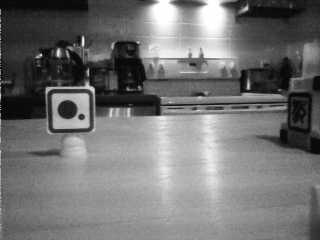
#> input picture EnsembleA/Cercles/Cercle2/105_Cercle2.jpg, 320 x 240 px; its folder holds only this picture in this run
$ jupyter execute --allow-errors LOG635_Lab2_parties1a4.ipynb
#> lines starting #> are read from the running program, lines starting #| are printed output that depends on the picture; after the words box and inside, x2 and y2 are one past the last pixel; in counts of white or black regions, pixels touching at a corner belong together
# LOG635 – Laboratoire 2 : création de l'EnsembleB
**Parties 1 à 4 :** préparation de l'EnsembleB, prétraitement (taille + ROI), altérations / augmentation, extraction des caractéristiques.

[cell 1]
# ABSOLUTE PATH DU SCRIPT SUR LE ROBOT : /chemin/absolu/vers/le/script/sur/le/robot.py   <-- À COMPLÉTER
from pathlib import Path
from collections import Counter
import random
import pickle
import shutil

import cv2
import imutils
import numpy as np
import matplotlib.pyplot as plt

---
## 0 | PARAMÈTRES
Tout ce qu'il faut modifier est dans la cellule suivante.

[cell 2]
# ----- Chemins -----
DATA_DIR = Path.cwd() / "EnsembleA"            # dossier EnsembleA (Cercles/, Triangles/, Hexagones/, Diamants/)
OUT_DIR  = Path.cwd() / "EnsembleB_pretraite"  # images prétraitées, classées par étiquette (à remettre dans le .zip)

# ----- Reproductibilité -----
SEED = 42
random.seed(SEED)
np.random.seed(SEED)
rng = np.random.default_rng(SEED)

# ----- Partie 1 : choix des symboles (>= 8) -----
SELECTED_LABELS = ["Cercle2", "Cercle5",
                   "Triangle2", "Triangle5",
                   "Hexagone2", "Hexagone5",
                   "Diamant2", "Diamant5"]
N_PER_SYMBOL = 10          # nombre d'images ORIGINALES retenues par symbole
EXCLUDE_FILES = set()      # ex. {"12_Diamant5.jpg"} pour écarter une image floue/mauvaise

# ----- Partie 2 : prétraitement -----
RESIZE_FACTOR = 0.5        # 0.5 => ex. 320x140 -> 160x70 (None pour désactiver)
ROI_SIZE = (64, 64)        # (largeur, hauteur) FINALE de la ROI : identique pour toutes les images
ROI_MARGIN = 0.08          # marge ajoutée autour de la boîte englobante (8 %)
MIN_ROI_AREA_RATIO = 0.02  # contour plus petit que 2 % de l'image => ROI jugée invalide (repli sur l'image entière)

# ----- Partie 3 : altérations -----
APPLY_BLUR = False         # flou gaussien appliqué à TOUTES les images (optionnel)
BLUR_KERNEL = (3, 3)
N_AUG_PER_IMAGE = 20       # images générées par image originale (au moins 100 au total exigé)
USE_FLIPS = False          # retournements : désactivés par défaut (le robot ne verra pas de marqueurs en miroir)

# ----- Partie 4 : caractéristiques -----
USE_EXTRA_FEATURES = True  # ajoute : nombre de formes + excentricité de la plus grande forme
MAX_SHAPES = 10            # constante de normalisation du nombre de formes

[cell 3]
def show_grid(images, titles=None, ncols=8, size=2.0):
    """Affiche une grille d'images en niveaux de gris."""
    n = len(images)
    nrows = int(np.ceil(n / ncols))
    fig, axes = plt.subplots(nrows, ncols, figsize=(ncols * size, nrows * size))
    axes = np.atleast_1d(axes).ravel()
    for ax in axes:
        ax.axis("off")
    for i, (ax, im) in enumerate(zip(axes, images)):
        ax.imshow(im, cmap="gray", vmin=0, vmax=255)
        if titles is not None:
            ax.set_title(titles[i], fontsize=8)
    plt.tight_layout()
    plt.show()

---
## 1 | PRÉPARATION DE L'ENSEMBLEB
Sélection d'au moins 8 symboles dans l'EnsembleA, avec `N_PER_SYMBOL` images par symbole.

**Justification du choix des symboles** *(à compléter pour le rapport)* :
> - 4 formes différentes (cercle, triangle, hexagone, diamant) × 2 valeurs (2 et 5) : ...
> - Pourquoi 2 et 5 : ...
> - Compromis nombre de classes / difficulté : ...

[cell 4]
def natural_key(path):
    """Trie '2_Diamant5.jpg' avant '10_Diamant5.jpg'."""
    digits = "".join(ch for ch in path.stem.split("_")[0] if ch.isdigit())
    return int(digits) if digits else 0


def collect_images(label):
    """Toutes les images d'un symbole, quel que soit son dossier parent (Triangles/, Diamants/, ...)."""
    folders = [d for d in DATA_DIR.glob(f"*/{label}") if d.is_dir()]
    if not folders:
        raise FileNotFoundError(f"Aucun dossier '{label}' trouvé sous {DATA_DIR}")
    files = [f for d in folders for f in d.iterdir()
             if f.suffix.lower() in {".jpg", ".jpeg", ".png"} and f.name not in EXCLUDE_FILES]
    return sorted(files, key=natural_key)


selection = []   # liste de (chemin, étiquette, numéro de classe, id de l'image originale)
#> (the rest of this cell did not finish here and is left out)

[cell 5]
# Vérification visuelle des originaux sélectionnés (écarter les mauvaises images via EXCLUDE_FILES puis relancer)
originals = [cv2.imread(str(p), cv2.IMREAD_GRAYSCALE) for p, _, _, _ in selection]
#> originals = 1 item
print("Tailles originales rencontrées (largeur x hauteur) :",
      Counter((im.shape[1], im.shape[0]) for im in originals if im is not None))
#| Tailles originales rencontrées (largeur x hauteur) : Counter({(320, 240): 1})
show_grid(originals, [f"{p.name}" for p, _, _, _ in selection], ncols=8, size=2.2)
#> in show_grid, `n = len(images)`: n = 1
#> the loop in show_grid, `for ax in axes:` made 8 passes
#> the loop in show_grid, `for i, (ax, im) in enumerate(zip(axes, images)):` made 1 pass

---
## 2 | PRÉTRAITEMENT DES IMAGES
1. **Niveaux de gris** (lecture avec `cv2.IMREAD_GRAYSCALE`) : un canal au lieu de trois, moins de caractéristiques.
2. **Réduction de taille** par `RESIZE_FACTOR` (`INTER_AREA`, recommandé pour réduire).
3. **Extraction automatique de la ROI** avec OpenCV :
   flou gaussien → seuillage d'Otsu → fond mis à noir (polarité détectée sur les bords) → fermeture morphologique → contours externes → boîte englobante du plus grand contour (+ marge).
   Si aucun contour valable n'est trouvé, on conserve l'image entière (et on le signale).
4. **Redimensionnement de la ROI** à `ROI_SIZE` : toutes les images ont exactement le même nombre de pixels.

[cell 6]
def resize_image(img, factor):
    if factor is None or factor == 1:
        return img
    h, w = img.shape[:2]
    return cv2.resize(img, (max(1, int(w * factor)), max(1, int(h * factor))), interpolation=cv2.INTER_AREA)


def binarize(gray):
    """Image binaire : forme en blanc (255), fond en noir (0)."""
    blurred = cv2.GaussianBlur(gray, (5, 5), 0)
    _, th = cv2.threshold(blurred, 0, 255, cv2.THRESH_BINARY + cv2.THRESH_OTSU)
    # Polarité : si les bords sont majoritairement blancs, c'est que le fond est blanc -> on inverse
    border = np.concatenate([th[0, :], th[-1, :], th[:, 0], th[:, -1]])
    if border.mean() > 127:
        th = cv2.bitwise_not(th)
    return th


def extract_roi(gray):
    """Retourne (roi, boîte (x0, y0, x1, y1), succès)."""
    h, w = gray.shape
    th = binarize(gray)
    th = cv2.morphologyEx(th, cv2.MORPH_CLOSE, np.ones((3, 3), np.uint8))
    cnts = cv2.findContours(th, cv2.RETR_EXTERNAL, cv2.CHAIN_APPROX_SIMPLE)
    cnts = imutils.grab_contours(cnts)
    if cnts:
        c = max(cnts, key=cv2.contourArea)
        if cv2.contourArea(c) >= MIN_ROI_AREA_RATIO * h * w:
            x, y, bw, bh = cv2.boundingRect(c)
            mx, my = int(bw * ROI_MARGIN), int(bh * ROI_MARGIN)
            x0, y0 = max(0, x - mx), max(0, y - my)
            x1, y1 = min(w, x + bw + mx), min(h, y + bh + my)
            return gray[y0:y1, x0:x1], (x0, y0, x1, y1), True
    return gray, (0, 0, w, h), False

[cell 7]
# base_records : une entrée par image ORIGINALE prétraitée
base_records = []
debug_imgs, debug_titles = [], []
n_fail = 0

for (path, label, class_num, group), gray in zip(selection, originals):
    if gray is None:
        print(f"[!] Lecture impossible : {path}")
        continue
    small = resize_image(gray, RESIZE_FACTOR)
    roi, (x0, y0, x1, y1), ok = extract_roi(small)
    if not ok:
        n_fail += 1
        print(f"[!] ROI non trouvée pour {path.name} -> image entière conservée")
    roi = cv2.resize(roi, ROI_SIZE, interpolation=cv2.INTER_AREA)

    base_records.append({"img": roi, "label": label, "class_num": class_num,
                         "group": group, "is_aug": False, "name": path.stem})

    dbg = small.copy()
    cv2.rectangle(dbg, (x0, y0), (x1 - 1, y1 - 1), 255, 1)
    debug_imgs += [dbg, roi]
    debug_titles += [f"{label} (détection)", f"{label} (ROI)"]
#> this loop made 1 pass
#> (label, class_num, group, x in extract_roi, y in extract_roi, bw in extract_roi) on pass 1: ('Cercle2', 0, 0, 0, 41, 160)
#> pass 1, `small = resize_image(gray, RESIZE_FACTOR)`:
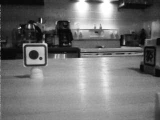
#> small: shape (120, 160); min 5, max 255, mean 114.5
#> pass 1, in binarize, `blurred = cv2.GaussianBlur(gray, (5, 5), 0)`:
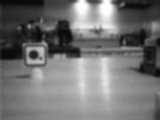
#> blurred: shape (120, 160); min 10, max 254, mean 114.4
#> pass 1, in binarize, `_, th = cv2.threshold(blurred, 0, 255, cv2.THRESH_BINARY + cv2.THRESH_..`:
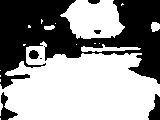
#> th: shape (120, 160); 58.2% white; 7 black regions (1 under 20 px), largest, box (x1, y1, x2, y2) and area: (0, 0, 160, 89) 7495, (0, 92, 18, 120) 197, (148, 94, 160, 120) 190, (29, 50, 39, 59) 70, (88, 0, 100, 4) 40, (94, 30, 101, 34) 23
#> pass 1, in extract_roi, `th = cv2.morphologyEx(th, cv2.MORPH_CLOSE, np.ones((3, 3), np.uint8))`:
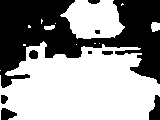
#> th: shape (120, 160); 59% white; 9 black regions (2 under 20 px), largest, box (x1, y1, x2, y2) and area: (0, 0, 160, 88) 7327, (149, 95, 160, 120) 186, (1, 108, 17, 120) 132
#> after the loop:
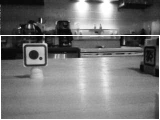
#> dbg: shape (120, 160); min 5, max 255, mean 118.5
#> after the loop, base_records = 1 item; debug_imgs = 2 items; n_fail = 0

print(f"\n{len(base_records)} images prétraitées, {n_fail} ROI en échec.")
#| 1 images prétraitées, 0 ROI en échec.
show_grid(debug_imgs[:32], debug_titles[:32], ncols=8, size=2.2)   # contrôle visuel des 16 premières
#> call 2 of show_grid, with ncols = 8, size = 2.2
#> in show_grid (call 2), `n = len(images)`: n = 2
#> the loop in show_grid (call 2), `for ax in axes:` made 8 passes
#> the loop in show_grid (call 2), `for i, (ax, im) in enumerate(zip(axes, images)):` made 2 passes
#> in show_grid (call 2), `plt.show()`:
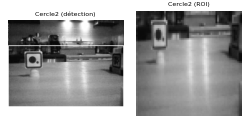
#> figure drawn by matplotlib, 2 panels

---
## 3 | ALTÉRATIONS D'IMAGES
**Altérations appliquées (à reprendre dans le rapport) :**
- Niveaux de gris (toutes les images).
- Flou gaussien : `APPLY_BLUR` (voir paramètres).
- **Augmentation de données** (appliquée sur la ROI, après la sélection), 7 opérations tirées au hasard, chacune avec une probabilité de 50 % :
  rotation (±15°), translation (±8 %), zoom (0,9 à 1,1), déformation perspective, luminosité/contraste, bruit gaussien, flou gaussien ; retournements optionnels (`USE_FLIPS`).
- Chaque image augmentée hérite du `group` de son image d'origine : **à utiliser pour séparer entraînement/test sans fuite de données** (`GroupKFold` / découpage par groupe).

[cell 8]
def _affine(img, M):
    return cv2.warpAffine(img, M, (img.shape[1], img.shape[0]), borderMode=cv2.BORDER_REPLICATE)


def aug_rotation(img, rng, max_deg=15):
    h, w = img.shape
    M = cv2.getRotationMatrix2D((w / 2, h / 2), rng.uniform(-max_deg, max_deg), 1.0)
    return _affine(img, M)


def aug_translation(img, rng, max_frac=0.08):
    h, w = img.shape
    M = np.float32([[1, 0, rng.uniform(-max_frac, max_frac) * w],
                    [0, 1, rng.uniform(-max_frac, max_frac) * h]])
    return _affine(img, M)


def aug_zoom(img, rng, lo=0.9, hi=1.1):
    h, w = img.shape
    M = cv2.getRotationMatrix2D((w / 2, h / 2), 0, rng.uniform(lo, hi))
    return _affine(img, M)


def aug_perspective(img, rng, mag=0.07):
    h, w = img.shape
    src = np.float32([[0, 0], [w, 0], [w, h], [0, h]])
    dst = src + (rng.uniform(-mag, mag, (4, 2)) * np.float32([w, h])).astype(np.float32)
    M = cv2.getPerspectiveTransform(src, dst)
    return cv2.warpPerspective(img, M, (w, h), borderMode=cv2.BORDER_REPLICATE)


def aug_brightness_contrast(img, rng):
    return cv2.convertScaleAbs(img, alpha=rng.uniform(0.7, 1.3), beta=rng.uniform(-30, 30))


def aug_noise(img, rng, sigma_max=12):
    noisy = img.astype(np.float32) + rng.normal(0, rng.uniform(2, sigma_max), img.shape)
    return np.clip(noisy, 0, 255).astype(np.uint8)


def aug_blur(img, rng):
    k = int(rng.choice([3, 5]))
    return cv2.GaussianBlur(img, (k, k), 0)


def aug_flip(img, rng):
    return cv2.flip(img, int(rng.choice([0, 1, -1])))


AUG_OPS = [aug_rotation, aug_translation, aug_zoom, aug_perspective,
           aug_brightness_contrast, aug_noise, aug_blur]
if USE_FLIPS:
    AUG_OPS.append(aug_flip)


def augment(img, rng, p=0.5):
    """Applique chaque opération avec probabilité p (au moins une opération est toujours appliquée)."""
    out = img.copy()
    applied = [op for op in AUG_OPS if rng.random() < p]
    if not applied:
        applied = [AUG_OPS[rng.integers(len(AUG_OPS))]]
    for op in applied:
        out = op(out, rng)
    return out

[cell 9]
# Flou optionnel sur les images de base
if APPLY_BLUR:
    for r in base_records:
        r["img"] = cv2.GaussianBlur(r["img"], BLUR_KERNEL, 0)

# Augmentation
aug_records = []
for r in base_records:
    for k in range(N_AUG_PER_IMAGE):
        aug_records.append({"img": augment(r["img"], rng), "label": r["label"], "class_num": r["class_num"],
                            "group": r["group"], "is_aug": True, "name": f"aug{k}_{r['name']}"})
#> this loop made 1 pass
#> pass 1, in augment, `out = img.copy()`:
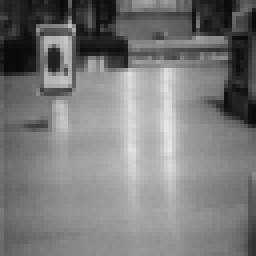
#> out: shape (64, 64) (shown 4 times larger); min 10, max 231, mean 122.3
#> pass 1, in aug_noise, `noisy = img.astype(np.float32) + rng.normal(0, rng.uniform(2, sigma_ma..`:
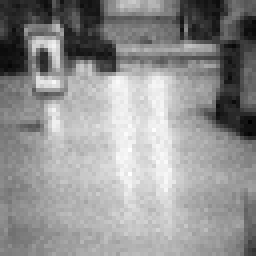
#> noisy: shape (64, 64) float64 (shown 4 times larger); min 15.71, max 270.3, mean 162.1; drawn with min black and max white
#> pass 1, in aug_noise (call 2), `noisy = img.astype(np.float32) + rng.normal(0, rng.uniform(2, sigma_ma..`:
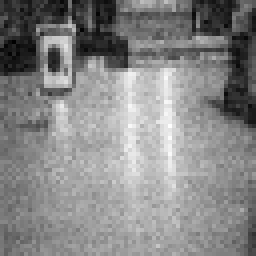
#> noisy: shape (64, 64) float64 (shown 4 times larger); min -10.55, max 240.7, mean 122.3; drawn with min black and max white
#> pass 1, in aug_noise (call 3), `noisy = img.astype(np.float32) + rng.normal(0, rng.uniform(2, sigma_ma..`:
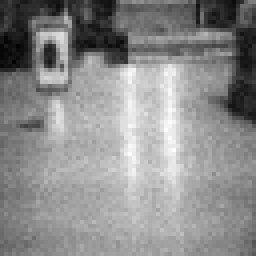
#> noisy: shape (64, 64) float64 (shown 4 times larger); min -2.63, max 232.2, mean 126.7; drawn with min black and max white
#> after the loop, aug_records = 20 items

#> (the rest of this cell did not finish here and is left out)
